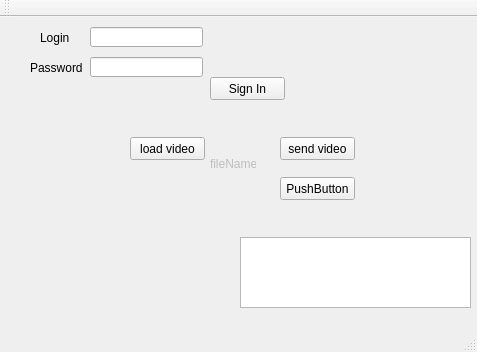
<?xml version="1.0" encoding="UTF-8"?>
<ui version="4.0">
 <class>Client</class>
 <widget class="QMainWindow" name="Client">
  <property name="geometry">
   <rect>
    <x>0</x>
    <y>0</y>
    <width>477</width>
    <height>352</height>
   </rect>
  </property>
  <property name="windowTitle">
   <string>Client</string>
  </property>
  <widget class="QWidget" name="centralWidget">
   <widget class="QTextEdit" name="resultTextBox">
    <property name="geometry">
     <rect>
      <x>240</x>
      <y>220</y>
      <width>231</width>
      <height>71</height>
     </rect>
    </property>
   </widget>
   <widget class="QWidget" name="mainForm" native="true">
    <property name="geometry">
     <rect>
      <x>100</x>
      <y>100</y>
      <width>331</width>
      <height>91</height>
     </rect>
    </property>
    <widget class="QPushButton" name="LoadVideo">
     <property name="geometry">
      <rect>
       <x>30</x>
       <y>20</y>
       <width>75</width>
       <height>23</height>
      </rect>
     </property>
     <property name="text">
      <string>load video</string>
     </property>
    </widget>
    <widget class="QLabel" name="fileName">
     <property name="enabled">
      <bool>false</bool>
     </property>
     <property name="geometry">
      <rect>
       <x>110</x>
       <y>40</y>
       <width>46</width>
       <height>13</height>
      </rect>
     </property>
     <property name="text">
      <string>fileName</string>
     </property>
    </widget>
    <widget class="QPushButton" name="SendVideo">
     <property name="geometry">
      <rect>
       <x>180</x>
       <y>20</y>
       <width>75</width>
       <height>23</height>
      </rect>
     </property>
     <property name="text">
      <string>send video</string>
     </property>
    </widget>
    <widget class="QPushButton" name="History">
     <property name="geometry">
      <rect>
       <x>180</x>
       <y>60</y>
       <width>75</width>
       <height>23</height>
      </rect>
     </property>
     <property name="text">
      <string>PushButton</string>
     </property>
    </widget>
   </widget>
   <widget class="QWidget" name="authorization" native="true">
    <property name="geometry">
     <rect>
      <x>30</x>
      <y>10</y>
      <width>271</width>
      <height>81</height>
     </rect>
    </property>
    <widget class="QLabel" name="label">
     <property name="geometry">
      <rect>
       <x>10</x>
       <y>0</y>
       <width>51</width>
       <height>21</height>
      </rect>
     </property>
     <property name="text">
      <string>Login</string>
     </property>
    </widget>
    <widget class="QLabel" name="label_2">
     <property name="geometry">
      <rect>
       <x>0</x>
       <y>30</y>
       <width>61</width>
       <height>21</height>
      </rect>
     </property>
     <property name="text">
      <string>Password</string>
     </property>
    </widget>
    <widget class="QLineEdit" name="login">
     <property name="geometry">
      <rect>
       <x>60</x>
       <y>0</y>
       <width>113</width>
       <height>20</height>
      </rect>
     </property>
    </widget>
    <widget class="QLineEdit" name="password">
     <property name="geometry">
      <rect>
       <x>60</x>
       <y>30</y>
       <width>113</width>
       <height>20</height>
      </rect>
     </property>
    </widget>
    <widget class="QPushButton" name="SIgnIn">
     <property name="geometry">
      <rect>
       <x>180</x>
       <y>50</y>
       <width>75</width>
       <height>23</height>
      </rect>
     </property>
     <property name="text">
      <string>Sign In</string>
     </property>
    </widget>
   </widget>
  </widget>
  <widget class="QMenuBar" name="menuBar">
   <property name="geometry">
    <rect>
     <x>0</x>
     <y>0</y>
     <width>477</width>
     <height>21</height>
    </rect>
   </property>
  </widget>
  <widget class="QToolBar" name="mainToolBar">
   <attribute name="toolBarArea">
    <enum>TopToolBarArea</enum>
   </attribute>
   <attribute name="toolBarBreak">
    <bool>false</bool>
   </attribute>
  </widget>
  <widget class="QStatusBar" name="statusBar"/>
 </widget>
 <layoutdefault spacing="6" margin="11"/>
 <resources/>
 <connections/>
</ui>
